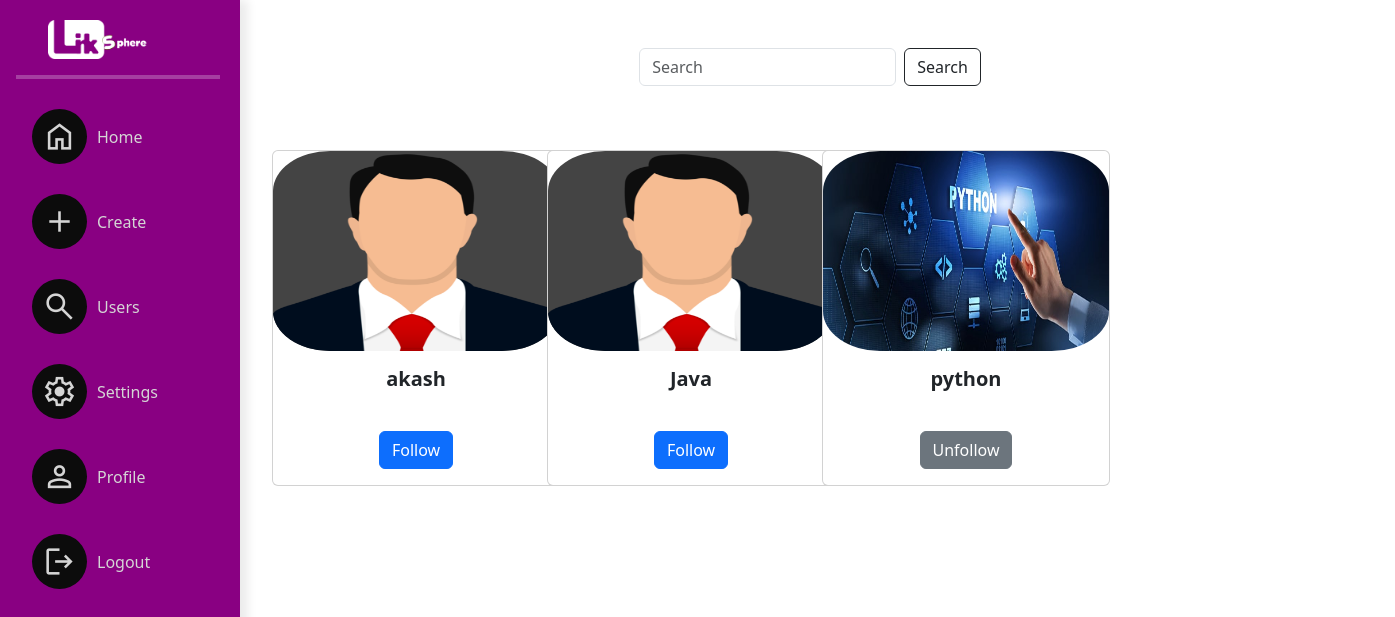
The app's page /linkshpere/profile/all/ (signed in), older data.
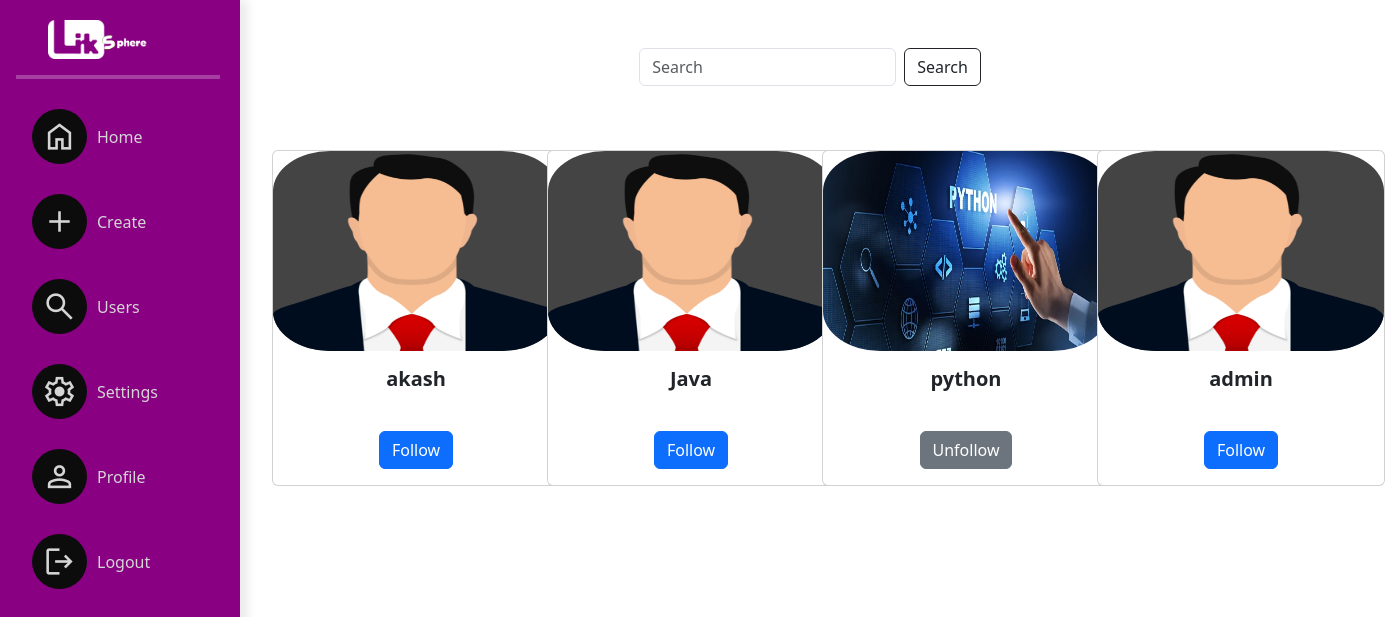
The same page, newer data.
### socialapp/models.py (models this page shows)
class UserProfile(models.Model):
    user=models.OneToOneField(User,on_delete=models.CASCADE,related_name="profile")
    address=models.CharField(max_length=200,null=True)
    phone=models.CharField(max_length=200,null=True)
    profile_pic=models.ImageField(upload_to="profilepics",null=True,blank=True)
    dob=models.DateField(null=True)
    bio=models.CharField(max_length=200,null=True)
    following=models.ManyToManyField("self",related_name="followed_by",symmetrical=False,null=True)
    block=models.ManyToManyField("self",related_name="blocked",symmetrical=False,null=True)
    def __str__(self):
        return self.user.username

### socialapp/views.py (the view)
# urls.py: path('linkshpere/profile/all/',views.ProfileListView.as_view(),name="profile-list"),
class ProfileListView(View):
    def get(self,request,*args,**kwargs):
        qs=UserProfile.objects.all().exclude(user=request.user)
        return render (request,"profile_list.html",{"data":qs})

### socialapp/templates/profile_list.html (shortened to what this page needs)
{%extends 'base.html'%}
{%load static%}
{%block body_block%}
        <div class="container list">
                <div class="container mt-5 d-flex justify-content-center">
                  <form class="d-flex" role="search">
                    <input class="form-control me-2" type="search" placeholder="Search" aria-label="Search">
                    <button class="btn btn-outline-dark" type="submit">Search</button>
                  </form>
                </div>
            <div class="row m-2 mt-5">
            {%for profile in data%}
            <div class="col-3 mt-3">
                <div class="card" style="width: 18rem;">
                    <a href="{%url 'profile-details' profile.id%}">
                    {%if profile.profile_pic%}
                      <img src="{{profile.profile_pic.url}}" class="card-img-top" alt="..." height="200px" style="border-radius: 20%;">
                    {%else%}
                      <img src="{%static 'socialapp/images/profilepic.png'%}" class="card-img-top" alt="..." height="200px" style="border-radius: 20%; background-color: rgb(68, 68, 68);" >
                    {%endif%}
                    <div class="card-body d-flex justify-content-center">
                      <h5 class="card-title text-dark fw-bold">{{profile}}</h5></a>
                    </div>
                    <div class="card-body ">
                      <form action="{%url 'follow' profile.id%}" method="post" class="d-flex justify-content-evenly">
                        {%if profile in request.user.profile.following.all%}
                          <button type="submit" class="btn btn-secondary" name="action" value="unfollow">Unfollow</button>
                        {%else%}
                          <button type="submit" class="btn btn-primary" name="action" value="follow">Follow</button>
                        {%endif%}
                      </form>
                    </div>
                  </div>
            </div>
            {%endfor%}
{%endblock%}

### socialapp/templates/base.html (shortened to what this page needs)
<!DOCTYPE html>
<html lang="en">
{%load static%}
<head>
        <link href="https://cdn.jsdelivr.net/npm/bootstrap@5.3.2/dist/css/bootstrap.min.css" rel="stylesheet">
        <link rel="stylesheet" href="https://cdnjs.cloudflare.com/ajax/libs/font-awesome/6.5.1/css/all.min.css" />
        <link rel="stylesheet" href="{%static 'socialapp/css/user.css'%}">
</head>
<body>
    <div>
        <div class="menu">
            <a href="{%url 'index'%}"><img src="{%static 'socialapp/images/linkspherena.png'%}" alt="Logo=" width="100" class="ms-5"></a>
            <hr class="border border-light border-2 ms-3">
            <ul class="menu-content">
                <li><a href="{%url 'index'%}"><span class="material-symbols-outlined">home</span><span>Home</span></a></li>
                <li><a href="{%url 'upload-post'%}"><span class="material-symbols-outlined">add</span><span>Create</span></a></li>
                <li><a href="{%url 'profile-list'%}"><span class="material-symbols-outlined">search</span><span>Users</span></a></li>
                <li><a href="#"><span class="material-symbols-outlined">settings</span><span>Settings</span></a></li>
                <li><a href="{%url 'profile-details' request.user.profile.id%}"><span class="material-symbols-outlined">person</span><span>Profile</span></a></li>
                <li><a href="{%url 'signout'%}"><span class="material-symbols-outlined">logout</span><span>Logout</span></a></li>
            </ul>
        </div>
{%block body_block%}
{%endblock%}
</body>
</html>

### socialapp/static/socialapp/css/user.css (style rules this page uses)
* { margin: 0; padding: 0; box-sizing: border-box; }
.menu { height: 100%; background: #890082; padding: 20px 20px 20px 0; width: 240px; box-shadow: 8px 0px 9px 0px #00000014; backdrop-filter: blur(5px); min-height: 100vh; position: fixed; }
.menu-content li { list-style: none; border-radius: 10px 10px 10px 10px; margin-top: 30px; }
a { text-decoration: none; color: rgb(213, 213, 213); display: flex; align-items: center; }
.material-symbols-outlined { font-size: 35px; margin-right: 10px; background: #0c0c0c; border-radius: 50%; padding: 10px; }
.list { position: absolute; top: 0%; margin-left: 240px; }
img { max-width: 100%; }
img { vertical-align: middle; border-style: none; }

Row changes from the older to the newer data that the page shows:
added UserProfile: user.username "admin", shows "Follow"
